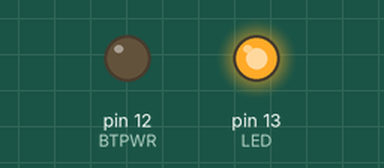
Recording of a sketch running on a simulated Arduino Uno, built with avr-gcc and run on an emulated ATmega328P. On the bench: output pins drawn as LEDs (lit = HIGH). What the sketch prints to the serial monitor is not drawn.

Above: at 0.1 s.
At 4.1 s:
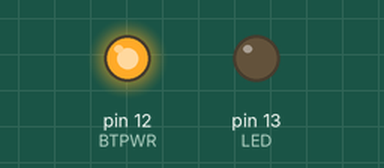
At 12.1 s:
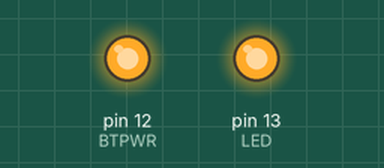
Timing chart, 0 to 13.6 s (numbered marks = the images above):
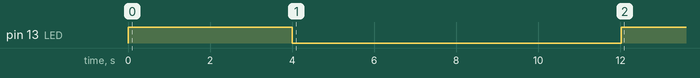

The sketch:

configuracionHC_05.ino
```cpp
// configuracion bluetoothHC-05, (con pulsador)


const int LED=13;
const int BTPWR=12;

char nombreBT[10]="Ardu01";
char pin[5]="1234";
char velocidad='4'; //9600
char modo='0';// 0 escl. 1 maest


void setup() {
  pinMode(LED,OUTPUT);
  pinMode(BTPWR,OUTPUT);
  Serial.begin(38400); // Velocidad configuración
  digitalWrite(BTPWR,LOW);
  digitalWrite(LED,HIGH);  //pulsamos pulsador HC-05
  delay(4000);
  digitalWrite(LED,LOW);
  digitalWrite(BTPWR,HIGH); //pulsamos pulsador HC-05
  delay(8000);

  Serial.print("AT\r\t");  //AT + salto de linea

  Serial.print("AT+NAME:");// : o = si no funciona // con las tres opciones '' '=' o ':'
  Serial.print(nombreBT);
  Serial.print("\r\t");

  Serial.print("AT+NAME=");// : o = si no funciona
  Serial.print(nombreBT);
  Serial.print("\r\t");

  Serial.print("AT+NAME");// : o = si no funciona
  Serial.print(nombreBT);
  Serial.print("\r\t");

  Serial.print("AT+PIN");// : o = si no funciona, o AT+PSWD
  Serial.print(pin);
  Serial.print("\r\t");
  Serial.print("AT+PIN:");// : o = si no funciona, o AT+PSWD
  Serial.print(pin);
  Serial.print("\r\t");
  Serial.print("AT+PIN=");// : o = si no funciona, o AT+PSWD
  Serial.print(pin);
  Serial.print("\r\t");

  Serial.print("AT+BAUD:");// : o = si no funciona
  Serial.print(velocidad);
  Serial.print("\r\t");
  Serial.print("AT+BAUD");// : o = si no funciona
  Serial.print(velocidad);
  Serial.print("\r\t");
  Serial.print("AT+BAUD=");// : o = si no funciona
  Serial.print(velocidad);
  Serial.print("\r\t");

  Serial.print("AT+MODE");// : o = si no funciona
  Serial.print(modo);
  Serial.print("\r\t");
  Serial.print("AT+MODE:");// : o = si no funciona
  Serial.print(modo);
  Serial.print("\r\t");
  Serial.print("AT+MODE=");// : o = si no funciona
  Serial.print(modo);
  Serial.print("\r\t");

  digitalWrite(LED,HIGH);   //Terminado
}

void loop() {
  // put your main code here, to run repeatedly:

}
```
